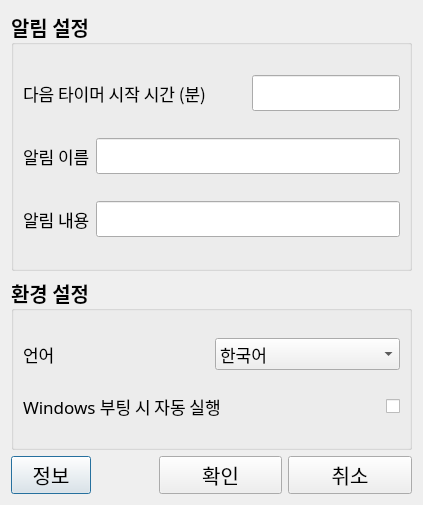
<?xml version="1.0" encoding="UTF-8"?>
<ui version="4.0">
 <class>ConfigGUI</class>
 <widget class="QDialog" name="ConfigGUI">
  <property name="geometry">
   <rect>
    <x>0</x>
    <y>0</y>
    <width>423</width>
    <height>505</height>
   </rect>
  </property>
  <property name="font">
   <font>
    <family>나눔고딕</family>
    <pointsize>15</pointsize>
   </font>
  </property>
  <property name="windowTitle">
   <string>Dialog</string>
  </property>
  <property name="locale">
   <locale language="English" country="UnitedStates"/>
  </property>
  <property name="modal">
   <bool>true</bool>
  </property>
  <layout class="QVBoxLayout" name="verticalLayout_7" stretch="3,2,0">
   <item>
    <layout class="QVBoxLayout" name="verticalLayout_2">
     <item>
      <widget class="QGroupBox" name="ToastgroupBox">
       <property name="font">
        <font>
         <family>나눔고딕</family>
         <pointsize>15</pointsize>
         <weight>75</weight>
         <italic>false</italic>
         <bold>true</bold>
        </font>
       </property>
       <property name="title">
        <string>알림 설정</string>
       </property>
       <layout class="QVBoxLayout" name="verticalLayout_8">
        <item>
         <layout class="QHBoxLayout" name="horizontalLayout_2" stretch="2,0,2">
          <item>
           <widget class="QLabel" name="label">
            <property name="font">
             <font>
              <family>나눔고딕</family>
              <pointsize>13</pointsize>
              <weight>50</weight>
              <italic>false</italic>
              <bold>false</bold>
              <underline>false</underline>
              <strikeout>false</strikeout>
              <kerning>true</kerning>
             </font>
            </property>
            <property name="text">
             <string>다음 타이머 시작 시간 (분)</string>
            </property>
           </widget>
          </item>
          <item>
           <spacer name="horizontalSpacer_2">
            <property name="orientation">
             <enum>Qt::Horizontal</enum>
            </property>
            <property name="sizeHint" stdset="0">
             <size>
              <width>40</width>
              <height>20</height>
             </size>
            </property>
           </spacer>
          </item>
          <item>
           <widget class="QLineEdit" name="TermlineEdit">
            <property name="font">
             <font>
              <family>나눔고딕</family>
              <pointsize>15</pointsize>
              <weight>50</weight>
              <italic>false</italic>
              <bold>false</bold>
             </font>
            </property>
           </widget>
          </item>
         </layout>
        </item>
        <item>
         <layout class="QHBoxLayout" name="horizontalLayout_3">
          <item>
           <widget class="QLabel" name="label_2">
            <property name="font">
             <font>
              <family>나눔고딕</family>
              <pointsize>13</pointsize>
              <weight>50</weight>
              <italic>false</italic>
              <bold>false</bold>
             </font>
            </property>
            <property name="layoutDirection">
             <enum>Qt::LeftToRight</enum>
            </property>
            <property name="text">
             <string>알림 이름</string>
            </property>
           </widget>
          </item>
          <item>
           <widget class="QLineEdit" name="NamelineEdit">
            <property name="font">
             <font>
              <family>나눔고딕</family>
              <pointsize>15</pointsize>
              <weight>50</weight>
              <italic>false</italic>
              <bold>false</bold>
             </font>
            </property>
           </widget>
          </item>
         </layout>
        </item>
        <item>
         <layout class="QHBoxLayout" name="horizontalLayout_4">
          <item>
           <widget class="QLabel" name="label_3">
            <property name="font">
             <font>
              <family>나눔고딕</family>
              <pointsize>13</pointsize>
              <weight>50</weight>
              <italic>false</italic>
              <bold>false</bold>
             </font>
            </property>
            <property name="text">
             <string>알림 내용</string>
            </property>
           </widget>
          </item>
          <item>
           <widget class="QLineEdit" name="ContentlineEdit">
            <property name="font">
             <font>
              <family>나눔고딕</family>
              <pointsize>15</pointsize>
              <weight>50</weight>
              <italic>false</italic>
              <bold>false</bold>
             </font>
            </property>
           </widget>
          </item>
         </layout>
        </item>
       </layout>
      </widget>
     </item>
    </layout>
   </item>
   <item>
    <layout class="QVBoxLayout" name="verticalLayout_3">
     <item>
      <widget class="QGroupBox" name="ConfiggroupBox">
       <property name="font">
        <font>
         <family>나눔고딕</family>
         <pointsize>15</pointsize>
         <weight>75</weight>
         <bold>true</bold>
        </font>
       </property>
       <property name="title">
        <string>환경 설정</string>
       </property>
       <layout class="QGridLayout" name="gridLayout_2">
        <item row="1" column="0">
         <layout class="QHBoxLayout" name="horizontalLayout_6" stretch="1,0">
          <item>
           <widget class="QLabel" name="label_5">
            <property name="font">
             <font>
              <family>나눔고딕</family>
              <pointsize>13</pointsize>
              <weight>50</weight>
              <bold>false</bold>
             </font>
            </property>
            <property name="text">
             <string>Windows 부팅 시 자동 실행</string>
            </property>
           </widget>
          </item>
          <item>
           <widget class="QCheckBox" name="BootcheckBox">
            <property name="enabled">
             <bool>true</bool>
            </property>
            <property name="font">
             <font>
              <family>나눔고딕</family>
              <pointsize>15</pointsize>
              <weight>50</weight>
              <bold>false</bold>
             </font>
            </property>
            <property name="styleSheet">
             <string notr="true"/>
            </property>
            <property name="text">
             <string/>
            </property>
           </widget>
          </item>
         </layout>
        </item>
        <item row="0" column="0">
         <layout class="QHBoxLayout" name="horizontalLayout_5">
          <item>
           <widget class="QLabel" name="label_4">
            <property name="font">
             <font>
              <family>나눔고딕</family>
              <pointsize>13</pointsize>
              <weight>50</weight>
              <bold>false</bold>
             </font>
            </property>
            <property name="text">
             <string>언어</string>
            </property>
           </widget>
          </item>
          <item>
           <widget class="QComboBox" name="LangcomboBox">
            <property name="font">
             <font>
              <family>나눔고딕</family>
              <pointsize>13</pointsize>
              <weight>50</weight>
              <bold>false</bold>
             </font>
            </property>
            <property name="currentText">
             <string>한국어</string>
            </property>
            <item>
             <property name="text">
              <string>한국어</string>
             </property>
            </item>
            <item>
             <property name="text">
              <string>영어</string>
             </property>
            </item>
            <item>
             <property name="text">
              <string>일본어</string>
             </property>
            </item>
           </widget>
          </item>
         </layout>
        </item>
       </layout>
      </widget>
     </item>
    </layout>
   </item>
   <item>
    <layout class="QHBoxLayout" name="horizontalLayout" stretch="1,1,2,2">
     <item>
      <widget class="QPushButton" name="InfoBTN">
       <property name="text">
        <string>정보</string>
       </property>
      </widget>
     </item>
     <item>
      <spacer name="horizontalSpacer">
       <property name="orientation">
        <enum>Qt::Horizontal</enum>
       </property>
       <property name="sizeHint" stdset="0">
        <size>
         <width>50</width>
         <height>20</height>
        </size>
       </property>
      </spacer>
     </item>
     <item>
      <widget class="QPushButton" name="OKBTN">
       <property name="text">
        <string>확인</string>
       </property>
      </widget>
     </item>
     <item>
      <widget class="QPushButton" name="CancelBTN">
       <property name="text">
        <string>취소</string>
       </property>
      </widget>
     </item>
    </layout>
   </item>
  </layout>
 </widget>
 <tabstops>
  <tabstop>TermlineEdit</tabstop>
  <tabstop>NamelineEdit</tabstop>
  <tabstop>ContentlineEdit</tabstop>
  <tabstop>LangcomboBox</tabstop>
  <tabstop>BootcheckBox</tabstop>
  <tabstop>InfoBTN</tabstop>
  <tabstop>OKBTN</tabstop>
  <tabstop>CancelBTN</tabstop>
 </tabstops>
 <resources/>
 <connections/>
</ui>
